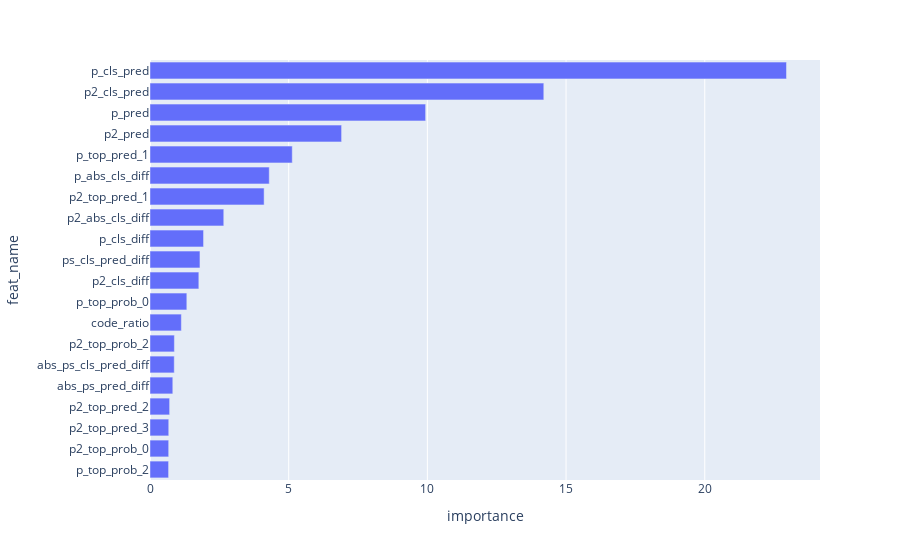

The notebook cell saved with this chart:
### Code cell
gezi.plot.feature_importance(model, topn=20)

### Figure 1 — Plotly figure (JSON) as saved in the notebook; plotly's stock layout.template omitted (floating-point values rounded to 4 significant figures)
{"data": [{"alignmentgroup": "True", "hovertemplate": "importance=%{x}<br>feat_name=%{y}<extra></extra>", "legendgroup": "", "marker": {"color": "#636efa", "pattern": {"shape": ""}}, "name": "", "offsetgroup": "", "orientation": "h", "showlegend": false, "textposition": "auto", "type": "bar", "x": [0.6701, 0.6739, 0.676, 0.7077, 0.8219, 0.8742, 0.8795, 1.131, 1.328, 1.761, 1.801, 1.93, 2.66, 4.114, 4.3, 5.129, 6.907, 9.937, 14.2, 22.95], "xaxis": "x", "y": ["p_top_prob_2", "p2_top_prob_0", "p2_top_pred_3", "p2_top_pred_2", "abs_ps_pred_diff", "abs_ps_cls_pred_diff", "p2_top_prob_2", "code_ratio", "p_top_prob_0", "p2_cls_diff", "ps_cls_pred_diff", "p_cls_diff", "p2_abs_cls_diff", "p2_top_pred_1", "p_abs_cls_diff", "p_top_pred_1", "p2_pred", "p_pred", "p2_cls_pred", "p_cls_pred"], "yaxis": "y"}], "layout": {"barmode": "relative", "legend": {"tracegroupgap": 0}, "margin": {"t": 60}, "xaxis": {"anchor": "y", "domain": [0, 1], "title": {"text": "importance"}}, "yaxis": {"anchor": "x", "domain": [0, 1], "title": {"text": "feat_name"}}}}
